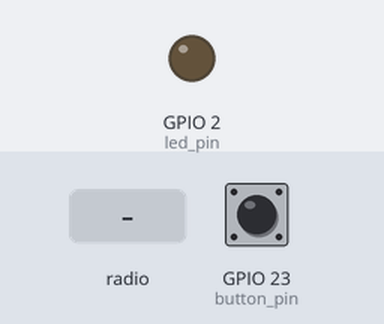
Simulated run of this program. Board: ESP32 board running MicroPython. Parts: output pins drawn as LEDs (lit = HIGH). The inputs (shaded band) are chosen by the test bench; at power-on: GPIO 23 (button_pin) HIGH. No radio messages arrive unless stated (any console line starting 'radio sent:' is added by the test bench); what the program prints to the serial console is not drawn.

Above: at 1.2 s.
1.3 s: radio message "1" arrives
At 2.5 s:
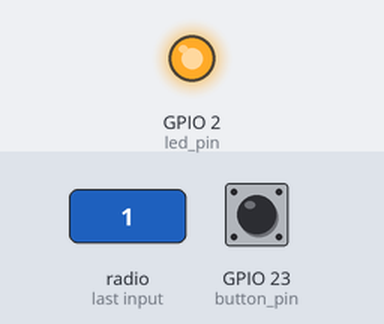
2.8 s: GPIO 23 (button_pin) pulled LOW for 0.15 s
Timing chart, 0 to 5.8 s (numbered marks = the images above; inputs shaded):
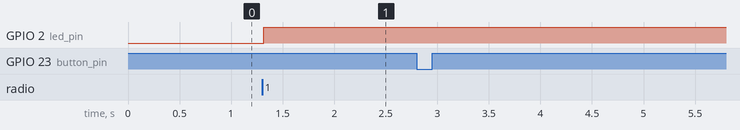

The program:

20-3-2.py
```python
# ----------------------------------------------------------------------
# 實驗 #20-3-2：ESP32 雙向 ESP-NOW 控制 (ESP32 #2)
# ----------------------------------------------------------------------
import network
import espnow
from machine import Pin
import time
import ubinascii

# --- 硬體與網路設定 ---

# 硬體腳位定義
led_pin = Pin(2, Pin.OUT, value=0)  # 內建 LED 在 GPIO2，初始關閉
# 按鈕在 GPIO23，使用內部上拉電阻，按下時為低電位
button_pin = Pin(23, Pin.IN, Pin.PULL_UP)

# MAC 地址定義
mac_esp1_str = "F4:65:0B:AD:99:A0"
mac_esp2_str = "D8:13:2A:7A:72:98"

# 將字串格式的 MAC 地址轉換為 ESP-NOW 需要的位元組格式
# 對方 (Peer) 的 MAC 地址
peer_mac_bytes = ubinascii.unhexlify(mac_esp1_str.replace(':', ''))


# --- 初始化 ESP-NOW ---

print("實驗 #20-3-2: ESP32 #2 啟動中...")

# 1. 初始化 Wi-Fi STA 模式
sta = network.WLAN(network.STA_IF)
sta.active(True)

# 2. 初始化 ESP-NOW
e = espnow.ESPNow()
e.active(True)

# 3. 新增對方為 Peer
try:
    e.add_peer(peer_mac_bytes)
    print("成功新增 Peer: ", mac_esp1_str)
except OSError as e:
    print("新增 Peer 失敗: ", e)


# 4. 顯示本機與對方的 MAC 地址 (符合要求 0-4)
my_mac_bytes = sta.config('mac')
my_mac_str = ubinascii.hexlify(my_mac_bytes, ':').decode().upper()

print("--- 初始化完成 ---")
print("本機 (ESP32 #2) MAC 地址: ", my_mac_str)
print("對方 (ESP32 #1) MAC 地址: ", mac_esp1_str)
print("--------------------")


# --- 中斷處理函式與主迴圈 ---

# 建立一個旗標來表示按鈕是否被按下
button_pressed_flag = False
last_press_time = 0 # 用於按鈕防抖動

def button_irq_handler(pin):
    """按鈕中斷服務常式 (ISR)"""
    global button_pressed_flag, last_press_time
    # 簡單的防抖動處理 (debounce)
    current_time = time.ticks_ms()
    if time.ticks_diff(current_time, last_press_time) > 200:
        button_pressed_flag = True
        last_press_time = current_time

# 設定中斷，當按鈕被按下時觸發
button_pin.irq(trigger=Pin.IRQ_FALLING, handler=button_irq_handler)

print("系統準備就緒，可以開始互相控制...")

# 主迴圈
while True:
    # 檢查是否需要發送訊息
    if button_pressed_flag:
        print("偵測到按鈕按下，發送訊息給 ESP32 #1...")
        try:
            e.send(peer_mac_bytes, b'toggle_led')
        except OSError as err:
            print("發送訊息失敗: ", err)

        button_pressed_flag = False

    # 檢查是否接收到訊息
    host, msg = e.recv(0)
    if msg:
        sender_mac = ubinascii.hexlify(host, ':').decode().upper()
        print("從 ", sender_mac, " 收到訊息: ", msg.decode())

        # 切換本機 LED 狀態
        current_led_state = led_pin.value()
        led_pin.value(not current_led_state)
        print("切換本機 LED 狀態為: ", "開" if not current_led_state else "關")

    time.sleep_ms(20)
```

Measured:
- after the input at 1.3 s, GPIO 2 (led_pin): LOW → HIGH at once
- after the input at 2.8 s, every drawn part: stays the same
